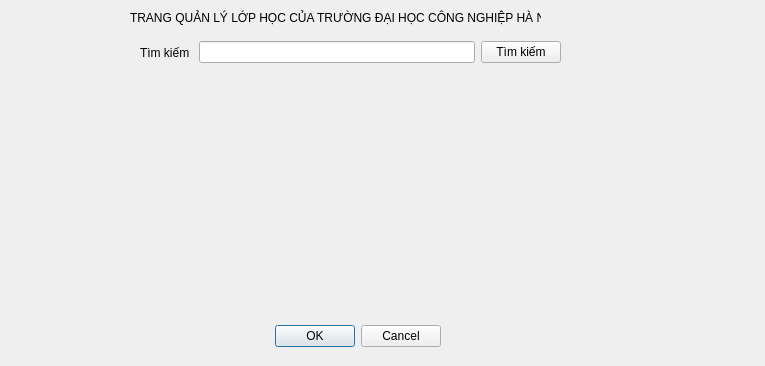
<?xml version="1.0" encoding="UTF-8"?>
<ui version="4.0">
 <class>hoso</class>
 <widget class="QDialog" name="hoso">
  <property name="geometry">
   <rect>
    <x>0</x>
    <y>0</y>
    <width>765</width>
    <height>366</height>
   </rect>
  </property>
  <property name="windowTitle">
   <string>Dialog</string>
  </property>
  <widget class="QDialogButtonBox" name="buttonBox">
   <property name="geometry">
    <rect>
     <x>100</x>
     <y>320</y>
     <width>341</width>
     <height>32</height>
    </rect>
   </property>
   <property name="orientation">
    <enum>Qt::Horizontal</enum>
   </property>
   <property name="standardButtons">
    <set>QDialogButtonBox::Cancel|QDialogButtonBox::Ok</set>
   </property>
  </widget>
  <widget class="QLabel" name="label">
   <property name="geometry">
    <rect>
     <x>130</x>
     <y>10</y>
     <width>411</width>
     <height>16</height>
    </rect>
   </property>
   <property name="text">
    <string>TRANG QUẢN LÝ LỚP HỌC CỦA TRƯỜNG ĐẠI HỌC CÔNG NGHIỆP HÀ NỘI</string>
   </property>
  </widget>
  <widget class="QWidget" name="layoutWidget_2">
   <property name="geometry">
    <rect>
     <x>140</x>
     <y>40</y>
     <width>421</width>
     <height>25</height>
    </rect>
   </property>
   <layout class="QHBoxLayout" name="horizontalLayout_3">
    <item>
     <layout class="QHBoxLayout" name="horizontalLayout">
      <item>
       <widget class="QLabel" name="label_2">
        <property name="text">
         <string>Tìm kiếm </string>
        </property>
       </widget>
      </item>
      <item>
       <widget class="QLineEdit" name="lineEdit"/>
      </item>
     </layout>
    </item>
    <item>
     <widget class="QPushButton" name="pushButton_4">
      <property name="text">
       <string>Tìm kiếm</string>
      </property>
     </widget>
    </item>
   </layout>
  </widget>
 </widget>
 <resources/>
 <connections>
  <connection>
   <sender>buttonBox</sender>
   <signal>accepted()</signal>
   <receiver>hoso</receiver>
   <slot>accept()</slot>
   <hints>
    <hint type="sourcelabel">
     <x>248</x>
     <y>254</y>
    </hint>
    <hint type="destinationlabel">
     <x>157</x>
     <y>274</y>
    </hint>
   </hints>
  </connection>
  <connection>
   <sender>buttonBox</sender>
   <signal>rejected()</signal>
   <receiver>hoso</receiver>
   <slot>reject()</slot>
   <hints>
    <hint type="sourcelabel">
     <x>316</x>
     <y>260</y>
    </hint>
    <hint type="destinationlabel">
     <x>286</x>
     <y>274</y>
    </hint>
   </hints>
  </connection>
 </connections>
</ui>
